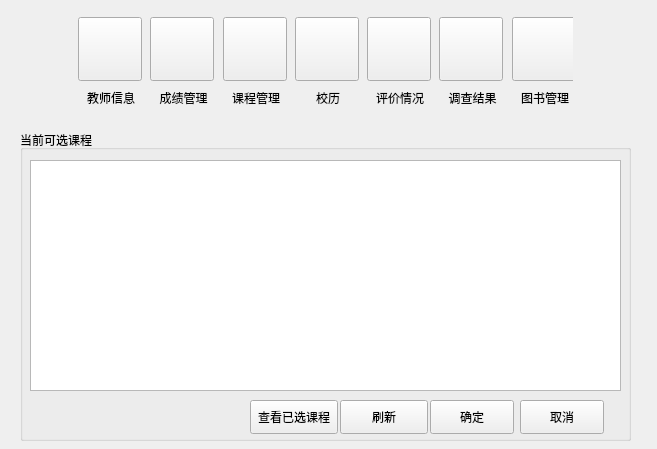
<?xml version="1.0" encoding="UTF-8"?>
<ui version="4.0">
 <class>Window</class>
 <widget class="QWidget" name="Window">
  <property name="geometry">
   <rect>
    <x>0</x>
    <y>0</y>
    <width>657</width>
    <height>449</height>
   </rect>
  </property>
  <property name="windowTitle">
   <string>Form</string>
  </property>
  <widget class="QStackedWidget" name="stackedWidget_down">
   <property name="geometry">
    <rect>
     <x>10</x>
     <y>110</y>
     <width>641</width>
     <height>341</height>
    </rect>
   </property>
   <property name="currentIndex">
    <number>2</number>
   </property>
   <widget class="QWidget" name="page_personInfo">
    <widget class="QLabel" name="label_12">
     <property name="geometry">
      <rect>
       <x>90</x>
       <y>80</y>
       <width>128</width>
       <height>128</height>
      </rect>
     </property>
     <property name="text">
      <string/>
     </property>
     <property name="pixmap">
      <pixmap resource="image.qrc">:/image/character_128px.png</pixmap>
     </property>
    </widget>
    <widget class="QPushButton" name="pushButton_8">
     <property name="geometry">
      <rect>
       <x>110</x>
       <y>270</y>
       <width>84</width>
       <height>34</height>
      </rect>
     </property>
     <property name="text">
      <string>修改头像</string>
     </property>
    </widget>
    <widget class="QPushButton" name="pushButton_5">
     <property name="geometry">
      <rect>
       <x>410</x>
       <y>270</y>
       <width>84</width>
       <height>34</height>
      </rect>
     </property>
     <property name="text">
      <string>修改资料</string>
     </property>
    </widget>
    <widget class="QWidget" name="layoutWidget">
     <property name="geometry">
      <rect>
       <x>400</x>
       <y>100</y>
       <width>99</width>
       <height>92</height>
      </rect>
     </property>
     <layout class="QGridLayout" name="gridLayout_4">
      <item row="0" column="0">
       <widget class="QLabel" name="label_15">
        <property name="text">
         <string>姓名：</string>
        </property>
       </widget>
      </item>
      <item row="0" column="1">
       <widget class="QLabel" name="label_13">
        <property name="text">
         <string>小明</string>
        </property>
       </widget>
      </item>
      <item row="1" column="0">
       <widget class="QLabel" name="label_18">
        <property name="text">
         <string>年龄：</string>
        </property>
       </widget>
      </item>
      <item row="1" column="1">
       <widget class="QLabel" name="label_16">
        <property name="text">
         <string>18</string>
        </property>
       </widget>
      </item>
      <item row="2" column="0">
       <widget class="QLabel" name="label_19">
        <property name="text">
         <string>专业：</string>
        </property>
       </widget>
      </item>
      <item row="2" column="1">
       <widget class="QLabel" name="label_17">
        <property name="text">
         <string>软件工程</string>
        </property>
       </widget>
      </item>
      <item row="3" column="0">
       <widget class="QLabel" name="label_20">
        <property name="text">
         <string>学号：</string>
        </property>
       </widget>
      </item>
      <item row="3" column="1">
       <widget class="QLabel" name="label_14">
        <property name="text">
         <string>201701</string>
        </property>
       </widget>
      </item>
     </layout>
    </widget>
   </widget>
   <widget class="QWidget" name="page_studentGrade">
    <layout class="QGridLayout" name="gridLayout_3">
     <item row="0" column="0">
      <layout class="QHBoxLayout" name="horizontalLayout_3">
       <item>
        <widget class="QLabel" name="label_11">
         <property name="text">
          <string>成绩查询：</string>
         </property>
        </widget>
       </item>
       <item>
        <widget class="QComboBox" name="comboBox_2">
         <item>
          <property name="text">
           <string>请选择学期</string>
          </property>
         </item>
         <item>
          <property name="text">
           <string>1</string>
          </property>
         </item>
         <item>
          <property name="text">
           <string>2</string>
          </property>
         </item>
         <item>
          <property name="text">
           <string>3</string>
          </property>
         </item>
         <item>
          <property name="text">
           <string>4</string>
          </property>
         </item>
        </widget>
       </item>
       <item>
        <widget class="QPushButton" name="pushButton_4">
         <property name="text">
          <string>查询</string>
         </property>
        </widget>
       </item>
      </layout>
     </item>
     <item row="1" column="0">
      <widget class="QListView" name="listView_2">
       <property name="enabled">
        <bool>true</bool>
       </property>
      </widget>
     </item>
    </layout>
   </widget>
   <widget class="QWidget" name="page_selectCourse">
    <widget class="QGroupBox" name="groupBox_4">
     <property name="geometry">
      <rect>
       <x>10</x>
       <y>20</y>
       <width>611</width>
       <height>311</height>
      </rect>
     </property>
     <property name="title">
      <string>当前可选课程</string>
     </property>
     <widget class="QTableView" name="tableView_selectCourse">
      <property name="geometry">
       <rect>
        <x>10</x>
        <y>30</y>
        <width>591</width>
        <height>231</height>
       </rect>
      </property>
     </widget>
     <widget class="QPushButton" name="pushButton_selectCourse_Cancel">
      <property name="geometry">
       <rect>
        <x>500</x>
        <y>270</y>
        <width>84</width>
        <height>34</height>
       </rect>
      </property>
      <property name="text">
       <string>取消</string>
      </property>
     </widget>
     <widget class="QPushButton" name="pushButton_selectCourse_Ok">
      <property name="geometry">
       <rect>
        <x>410</x>
        <y>270</y>
        <width>84</width>
        <height>34</height>
       </rect>
      </property>
      <property name="text">
       <string>确定</string>
      </property>
     </widget>
     <widget class="QPushButton" name="pushButton_refresh">
      <property name="geometry">
       <rect>
        <x>320</x>
        <y>270</y>
        <width>88</width>
        <height>34</height>
       </rect>
      </property>
      <property name="text">
       <string>刷新</string>
      </property>
     </widget>
     <widget class="QPushButton" name="pushButton_checkHasSelected">
      <property name="geometry">
       <rect>
        <x>230</x>
        <y>270</y>
        <width>88</width>
        <height>34</height>
       </rect>
      </property>
      <property name="text">
       <string>查看已选课程</string>
      </property>
     </widget>
    </widget>
   </widget>
   <widget class="QWidget" name="page_schoolCalendar">
    <widget class="QLabel" name="label">
     <property name="geometry">
      <rect>
       <x>190</x>
       <y>100</y>
       <width>91</width>
       <height>18</height>
      </rect>
     </property>
     <property name="text">
      <string>校历功能待完善</string>
     </property>
    </widget>
   </widget>
   <widget class="QWidget" name="page_evaluateTeacher">
    <widget class="QLabel" name="label_2">
     <property name="geometry">
      <rect>
       <x>190</x>
       <y>100</y>
       <width>121</width>
       <height>18</height>
      </rect>
     </property>
     <property name="text">
      <string>评辅导员功能待完善</string>
     </property>
    </widget>
   </widget>
   <widget class="QWidget" name="page_questionnairSurvey">
    <widget class="QLabel" name="label_3">
     <property name="geometry">
      <rect>
       <x>190</x>
       <y>100</y>
       <width>131</width>
       <height>18</height>
      </rect>
     </property>
     <property name="text">
      <string>问卷调查功能待完善</string>
     </property>
    </widget>
   </widget>
   <widget class="QWidget" name="page_library">
    <widget class="QLabel" name="label_4">
     <property name="geometry">
      <rect>
       <x>207</x>
       <y>100</y>
       <width>111</width>
       <height>20</height>
      </rect>
     </property>
     <property name="text">
      <string>图书馆功能待完善</string>
     </property>
    </widget>
   </widget>
   <widget class="QWidget" name="page_teacherinfo">
    <widget class="QLabel" name="label_21">
     <property name="geometry">
      <rect>
       <x>200</x>
       <y>100</y>
       <width>121</width>
       <height>18</height>
      </rect>
     </property>
     <property name="text">
      <string>教师信息功能待完善</string>
     </property>
    </widget>
   </widget>
   <widget class="QWidget" name="page_gradeManager">
    <widget class="QLabel" name="label_10">
     <property name="geometry">
      <rect>
       <x>200</x>
       <y>100</y>
       <width>121</width>
       <height>18</height>
      </rect>
     </property>
     <property name="text">
      <string>成绩管理功能待完善</string>
     </property>
    </widget>
   </widget>
   <widget class="QWidget" name="page_selectResult">
    <widget class="QGroupBox" name="groupBox">
     <property name="geometry">
      <rect>
       <x>0</x>
       <y>10</y>
       <width>231</width>
       <height>171</height>
      </rect>
     </property>
     <property name="title">
      <string>添加课程</string>
     </property>
     <widget class="QLabel" name="label_selectSemester">
      <property name="geometry">
       <rect>
        <x>8</x>
        <y>34</y>
        <width>65</width>
        <height>18</height>
       </rect>
      </property>
      <property name="text">
       <string>选择学期：</string>
      </property>
     </widget>
     <widget class="QComboBox" name="comboBox">
      <property name="geometry">
       <rect>
        <x>79</x>
        <y>31</y>
        <width>144</width>
        <height>31</height>
       </rect>
      </property>
      <item>
       <property name="text">
        <string>第一学期</string>
       </property>
      </item>
      <item>
       <property name="text">
        <string>第二学期</string>
       </property>
      </item>
      <item>
       <property name="text">
        <string>第三学期</string>
       </property>
      </item>
      <item>
       <property name="text">
        <string>第四学期</string>
       </property>
      </item>
     </widget>
     <widget class="QLabel" name="label_courseName">
      <property name="geometry">
       <rect>
        <x>8</x>
        <y>68</y>
        <width>65</width>
        <height>18</height>
       </rect>
      </property>
      <property name="text">
       <string>课程名称：</string>
      </property>
     </widget>
     <widget class="QLineEdit" name="lineEdit_courseName">
      <property name="geometry">
       <rect>
        <x>79</x>
        <y>68</y>
        <width>144</width>
        <height>28</height>
       </rect>
      </property>
     </widget>
     <widget class="QLabel" name="label_courseTeacher">
      <property name="geometry">
       <rect>
        <x>8</x>
        <y>102</y>
        <width>65</width>
        <height>18</height>
       </rect>
      </property>
      <property name="text">
       <string>授课老师：</string>
      </property>
     </widget>
     <widget class="QLineEdit" name="lineEdit_courseTeacher">
      <property name="geometry">
       <rect>
        <x>79</x>
        <y>102</y>
        <width>144</width>
        <height>28</height>
       </rect>
      </property>
     </widget>
     <widget class="QLabel" name="label_studentCapacity">
      <property name="geometry">
       <rect>
        <x>8</x>
        <y>136</y>
        <width>65</width>
        <height>18</height>
       </rect>
      </property>
      <property name="text">
       <string>学生容量：</string>
      </property>
     </widget>
     <widget class="QSpinBox" name="studentCapacity">
      <property name="geometry">
       <rect>
        <x>79</x>
        <y>136</y>
        <width>54</width>
        <height>27</height>
       </rect>
      </property>
     </widget>
     <widget class="QPushButton" name="addCourse">
      <property name="geometry">
       <rect>
        <x>139</x>
        <y>136</y>
        <width>84</width>
        <height>31</height>
       </rect>
      </property>
      <property name="text">
       <string>确认</string>
      </property>
     </widget>
    </widget>
    <widget class="QGroupBox" name="groupBox_2">
     <property name="geometry">
      <rect>
       <x>0</x>
       <y>190</y>
       <width>231</width>
       <height>131</height>
      </rect>
     </property>
     <property name="title">
      <string>删除课程</string>
     </property>
     <layout class="QGridLayout" name="gridLayout_9">
      <item row="0" column="0">
       <widget class="QLabel" name="label_courseName2">
        <property name="layoutDirection">
         <enum>Qt::LeftToRight</enum>
        </property>
        <property name="text">
         <string>课程名称：</string>
        </property>
        <property name="alignment">
         <set>Qt::AlignCenter</set>
        </property>
       </widget>
      </item>
      <item row="0" column="1" colspan="2">
       <widget class="QLineEdit" name="lineEdit_courseName2"/>
      </item>
      <item row="1" column="0">
       <widget class="QPushButton" name="pushButton_inquiry">
        <property name="text">
         <string>查询</string>
        </property>
       </widget>
      </item>
      <item row="1" column="1">
       <widget class="QPushButton" name="pushButton_delete">
        <property name="text">
         <string>删除</string>
        </property>
       </widget>
      </item>
      <item row="1" column="2">
       <widget class="QPushButton" name="pushButton_modify">
        <property name="text">
         <string>修改</string>
        </property>
       </widget>
      </item>
     </layout>
    </widget>
    <widget class="QGroupBox" name="groupBox_3">
     <property name="geometry">
      <rect>
       <x>240</x>
       <y>10</y>
       <width>401</width>
       <height>301</height>
      </rect>
     </property>
     <property name="title">
      <string>查看当前课程</string>
     </property>
     <widget class="QTableView" name="tableView_allCourse">
      <property name="geometry">
       <rect>
        <x>10</x>
        <y>30</y>
        <width>371</width>
        <height>261</height>
       </rect>
      </property>
     </widget>
    </widget>
   </widget>
   <widget class="QWidget" name="page_schoolcalendar_2">
    <widget class="QLabel" name="label_8">
     <property name="geometry">
      <rect>
       <x>210</x>
       <y>110</y>
       <width>101</width>
       <height>18</height>
      </rect>
     </property>
     <property name="text">
      <string>校历功能待完善</string>
     </property>
    </widget>
   </widget>
   <widget class="QWidget" name="page_evaluateResult">
    <widget class="QLabel" name="label_7">
     <property name="geometry">
      <rect>
       <x>230</x>
       <y>120</y>
       <width>151</width>
       <height>18</height>
      </rect>
     </property>
     <property name="text">
      <string>评价情况功能待完善</string>
     </property>
    </widget>
   </widget>
   <widget class="QWidget" name="page_viewResult">
    <widget class="QLabel" name="label_6">
     <property name="geometry">
      <rect>
       <x>190</x>
       <y>110</y>
       <width>131</width>
       <height>18</height>
      </rect>
     </property>
     <property name="text">
      <string>调查结果功能待完善</string>
     </property>
    </widget>
   </widget>
   <widget class="QWidget" name="page_bookManager">
    <widget class="QLabel" name="label_5">
     <property name="geometry">
      <rect>
       <x>200</x>
       <y>90</y>
       <width>91</width>
       <height>18</height>
      </rect>
     </property>
     <property name="text">
      <string>图书管理功能待完善</string>
     </property>
    </widget>
   </widget>
  </widget>
  <widget class="QWidget" name="layoutWidget">
   <property name="geometry">
    <rect>
     <x>20</x>
     <y>10</y>
     <width>604</width>
     <height>104</height>
    </rect>
   </property>
   <layout class="QHBoxLayout" name="horizontalLayoutt_up">
    <item>
     <spacer name="horizontalSpacer">
      <property name="orientation">
       <enum>Qt::Horizontal</enum>
      </property>
      <property name="sizeHint" stdset="0">
       <size>
        <width>40</width>
        <height>20</height>
       </size>
      </property>
     </spacer>
    </item>
    <item>
     <widget class="QStackedWidget" name="stackedWidget_up">
      <property name="layoutDirection">
       <enum>Qt::LeftToRight</enum>
      </property>
      <property name="currentIndex">
       <number>1</number>
      </property>
      <widget class="QWidget" name="page_studentInterfacr">
       <layout class="QGridLayout" name="gridLayout">
        <item row="0" column="3">
         <layout class="QVBoxLayout" name="schoolCalendarLayout">
          <item>
           <widget class="QPushButton" name="schoolCalendar">
            <property name="enabled">
             <bool>true</bool>
            </property>
            <property name="minimumSize">
             <size>
              <width>64</width>
              <height>64</height>
             </size>
            </property>
            <property name="maximumSize">
             <size>
              <width>64</width>
              <height>64</height>
             </size>
            </property>
            <property name="styleSheet">
             <string notr="true">border-image:url(:/image/school_calendar_128px.png);</string>
            </property>
            <property name="text">
             <string/>
            </property>
           </widget>
          </item>
          <item>
           <widget class="QLabel" name="schoolCalendarLabel">
            <property name="text">
             <string>校历</string>
            </property>
            <property name="alignment">
             <set>Qt::AlignCenter</set>
            </property>
           </widget>
          </item>
         </layout>
        </item>
        <item row="0" column="4">
         <layout class="QVBoxLayout" name="evaluateTeacherLayout">
          <item>
           <widget class="QPushButton" name="evaluateTeacher">
            <property name="minimumSize">
             <size>
              <width>64</width>
              <height>64</height>
             </size>
            </property>
            <property name="maximumSize">
             <size>
              <width>64</width>
              <height>64</height>
             </size>
            </property>
            <property name="styleSheet">
             <string notr="true">border-image:url(:/image/evaluateTeacher_128px.png)</string>
            </property>
            <property name="text">
             <string/>
            </property>
           </widget>
          </item>
          <item>
           <widget class="QLabel" name="evaluateTeacherLabel">
            <property name="text">
             <string>评辅导员</string>
            </property>
            <property name="alignment">
             <set>Qt::AlignCenter</set>
            </property>
            <property name="buddy">
             <cstring>evaluateTeacher</cstring>
            </property>
           </widget>
          </item>
         </layout>
        </item>
        <item row="0" column="6">
         <layout class="QVBoxLayout" name="libraryLayout">
          <item>
           <widget class="QPushButton" name="library">
            <property name="minimumSize">
             <size>
              <width>64</width>
              <height>64</height>
             </size>
            </property>
            <property name="maximumSize">
             <size>
              <width>64</width>
              <height>64</height>
             </size>
            </property>
            <property name="styleSheet">
             <string notr="true">border-image:url(:/image/library_128px.png)</string>
            </property>
            <property name="text">
             <string/>
            </property>
           </widget>
          </item>
          <item>
           <widget class="QLabel" name="libraryLabel">
            <property name="text">
             <string>图书馆</string>
            </property>
            <property name="alignment">
             <set>Qt::AlignCenter</set>
            </property>
            <property name="buddy">
             <cstring>library</cstring>
            </property>
           </widget>
          </item>
         </layout>
        </item>
        <item row="0" column="0">
         <layout class="QVBoxLayout" name="personInfoLayout">
          <item>
           <widget class="QPushButton" name="personInfo">
            <property name="minimumSize">
             <size>
              <width>64</width>
              <height>64</height>
             </size>
            </property>
            <property name="maximumSize">
             <size>
              <width>64</width>
              <height>64</height>
             </size>
            </property>
            <property name="font">
             <font>
              <weight>50</weight>
              <bold>false</bold>
             </font>
            </property>
            <property name="autoFillBackground">
             <bool>false</bool>
            </property>
            <property name="styleSheet">
             <string notr="true">border-image:url(:/image/info_128px.png)</string>
            </property>
            <property name="text">
             <string/>
            </property>
            <property name="autoDefault">
             <bool>false</bool>
            </property>
            <property name="default">
             <bool>false</bool>
            </property>
            <property name="flat">
             <bool>false</bool>
            </property>
           </widget>
          </item>
          <item>
           <widget class="QLabel" name="personInfoLabel">
            <property name="text">
             <string> 个人信息</string>
            </property>
            <property name="alignment">
             <set>Qt::AlignCenter</set>
            </property>
            <property name="buddy">
             <cstring>personInfo</cstring>
            </property>
           </widget>
          </item>
         </layout>
        </item>
        <item row="0" column="5">
         <layout class="QVBoxLayout" name="questionnairSurveyLayout">
          <item>
           <widget class="QPushButton" name="questionnairSurvey">
            <property name="minimumSize">
             <size>
              <width>64</width>
              <height>64</height>
             </size>
            </property>
            <property name="maximumSize">
             <size>
              <width>64</width>
              <height>64</height>
             </size>
            </property>
            <property name="styleSheet">
             <string notr="true">border-image:url(:/image/questionnaire_128px.png)</string>
            </property>
            <property name="text">
             <string/>
            </property>
           </widget>
          </item>
          <item>
           <widget class="QLabel" name="questionnairSurveyLabel">
            <property name="text">
             <string>问卷调查</string>
            </property>
            <property name="alignment">
             <set>Qt::AlignCenter</set>
            </property>
            <property name="buddy">
             <cstring>questionnairSurvey</cstring>
            </property>
           </widget>
          </item>
         </layout>
        </item>
        <item row="0" column="2">
         <layout class="QVBoxLayout" name="selectCourseLayout">
          <item>
           <widget class="QPushButton" name="selectCourse">
            <property name="minimumSize">
             <size>
              <width>64</width>
              <height>64</height>
             </size>
            </property>
            <property name="maximumSize">
             <size>
              <width>64</width>
              <height>64</height>
             </size>
            </property>
            <property name="styleSheet">
             <string notr="true">border-image:url(:/image/lesson_128px.png);</string>
            </property>
            <property name="text">
             <string/>
            </property>
           </widget>
          </item>
          <item>
           <widget class="QLabel" name="selectCourselabel">
            <property name="text">
             <string>网上选课</string>
            </property>
            <property name="alignment">
             <set>Qt::AlignCenter</set>
            </property>
           </widget>
          </item>
         </layout>
        </item>
        <item row="0" column="1">
         <layout class="QVBoxLayout" name="studentGradeLayout">
          <item>
           <widget class="QPushButton" name="studentGrade">
            <property name="minimumSize">
             <size>
              <width>64</width>
              <height>64</height>
             </size>
            </property>
            <property name="maximumSize">
             <size>
              <width>64</width>
              <height>64</height>
             </size>
            </property>
            <property name="styleSheet">
             <string notr="true">border-image:url(:/image/grades_128px.png)</string>
            </property>
            <property name="text">
             <string/>
            </property>
           </widget>
          </item>
          <item>
           <widget class="QLabel" name="studentGradelabel">
            <property name="text">
             <string>成绩查询</string>
            </property>
            <property name="alignment">
             <set>Qt::AlignCenter</set>
            </property>
            <property name="buddy">
             <cstring>studentGrade</cstring>
            </property>
           </widget>
          </item>
         </layout>
        </item>
       </layout>
      </widget>
      <widget class="QWidget" name="page_teacherInterface">
       <widget class="QWidget" name="layoutWidget">
        <property name="geometry">
         <rect>
          <x>7</x>
          <y>7</y>
          <width>500</width>
          <height>92</height>
         </rect>
        </property>
        <layout class="QGridLayout" name="gridLayout_6">
         <item row="0" column="0">
          <layout class="QVBoxLayout" name="teacherinfoLayout">
           <item>
            <widget class="QPushButton" name="teacherinfo">
             <property name="minimumSize">
              <size>
               <width>64</width>
               <height>64</height>
              </size>
             </property>
             <property name="maximumSize">
              <size>
               <width>64</width>
               <height>64</height>
              </size>
             </property>
             <property name="styleSheet">
              <string notr="true">border-image:url(:/image/teacherInfo_128px.png)</string>
             </property>
             <property name="text">
              <string/>
             </property>
            </widget>
           </item>
           <item>
            <widget class="QLabel" name="teacherinfoLabel">
             <property name="text">
              <string>教师信息</string>
             </property>
             <property name="alignment">
              <set>Qt::AlignCenter</set>
             </property>
            </widget>
           </item>
          </layout>
         </item>
         <item row="0" column="1">
          <layout class="QVBoxLayout" name="gradeManagerLayout">
           <item>
            <widget class="QPushButton" name="gradeManager">
             <property name="minimumSize">
              <size>
               <width>64</width>
               <height>64</height>
              </size>
             </property>
             <property name="maximumSize">
              <size>
               <width>64</width>
               <height>64</height>
              </size>
             </property>
             <property name="styleSheet">
              <string notr="true">border-image: url(:/image/gradeManager_128px.png);</string>
             </property>
             <property name="text">
              <string/>
             </property>
            </widget>
           </item>
           <item>
            <widget class="QLabel" name="gradeManagerLabel">
             <property name="text">
              <string>成绩管理</string>
             </property>
             <property name="alignment">
              <set>Qt::AlignCenter</set>
             </property>
            </widget>
           </item>
          </layout>
         </item>
         <item row="0" column="2">
          <layout class="QVBoxLayout" name="selectResultLayout">
           <item>
            <widget class="QPushButton" name="selectResult">
             <property name="minimumSize">
              <size>
               <width>64</width>
               <height>64</height>
              </size>
             </property>
             <property name="maximumSize">
              <size>
               <width>64</width>
               <height>64</height>
              </size>
             </property>
             <property name="styleSheet">
              <string notr="true">border-image: url(:/image/courseChoose_128px.png);</string>
             </property>
             <property name="text">
              <string/>
             </property>
            </widget>
           </item>
           <item>
            <widget class="QLabel" name="selectResultLabel">
             <property name="text">
              <string>课程管理</string>
             </property>
             <property name="alignment">
              <set>Qt::AlignCenter</set>
             </property>
            </widget>
           </item>
          </layout>
         </item>
         <item row="0" column="3">
          <layout class="QVBoxLayout" name="schoolcalendarLayout_2">
           <item>
            <widget class="QPushButton" name="schoolcalendar_2">
             <property name="minimumSize">
              <size>
               <width>64</width>
               <height>64</height>
              </size>
             </property>
             <property name="maximumSize">
              <size>
               <width>64</width>
               <height>64</height>
              </size>
             </property>
             <property name="styleSheet">
              <string notr="true">border-image: url(:/image/school_calendar_128px.png);</string>
             </property>
             <property name="text">
              <string/>
             </property>
            </widget>
           </item>
           <item>
            <widget class="QLabel" name="schoolcalendarLabel_2">
             <property name="text">
              <string>校历</string>
             </property>
             <property name="alignment">
              <set>Qt::AlignCenter</set>
             </property>
            </widget>
           </item>
          </layout>
         </item>
         <item row="0" column="4">
          <layout class="QVBoxLayout" name="evaluateResultLayout">
           <item>
            <widget class="QPushButton" name="evaluateResult">
             <property name="minimumSize">
              <size>
               <width>64</width>
               <height>64</height>
              </size>
             </property>
             <property name="maximumSize">
              <size>
               <width>64</width>
               <height>64</height>
              </size>
             </property>
             <property name="styleSheet">
              <string notr="true">border-image: url(:/image/evaluateResult_64px.png);</string>
             </property>
             <property name="text">
              <string/>
             </property>
            </widget>
           </item>
           <item>
            <widget class="QLabel" name="evaluateResultLabel">
             <property name="text">
              <string>评价情况</string>
             </property>
             <property name="alignment">
              <set>Qt::AlignCenter</set>
             </property>
            </widget>
           </item>
          </layout>
         </item>
         <item row="0" column="5">
          <layout class="QVBoxLayout" name="viewResultLayout">
           <item>
            <widget class="QPushButton" name="viewResult">
             <property name="minimumSize">
              <size>
               <width>64</width>
               <height>64</height>
              </size>
             </property>
             <property name="maximumSize">
              <size>
               <width>64</width>
               <height>64</height>
              </size>
             </property>
             <property name="styleSheet">
              <string notr="true">border-image: url(:/image/View_Results_64px_.png);</string>
             </property>
             <property name="text">
              <string/>
             </property>
            </widget>
           </item>
           <item>
            <widget class="QLabel" name="viewResultLabel">
             <property name="text">
              <string>调查结果</string>
             </property>
             <property name="alignment">
              <set>Qt::AlignCenter</set>
             </property>
            </widget>
           </item>
          </layout>
         </item>
         <item row="0" column="6">
          <layout class="QVBoxLayout" name="bookManagerLayout">
           <item>
            <widget class="QPushButton" name="bookManager">
             <property name="minimumSize">
              <size>
               <width>64</width>
               <height>64</height>
              </size>
             </property>
             <property name="maximumSize">
              <size>
               <width>64</width>
               <height>64</height>
              </size>
             </property>
             <property name="styleSheet">
              <string notr="true">border-image: url(:/image/libraryManager_128px.png);</string>
             </property>
             <property name="text">
              <string/>
             </property>
            </widget>
           </item>
           <item>
            <widget class="QLabel" name="bookManagerLabel">
             <property name="text">
              <string>图书管理</string>
             </property>
             <property name="alignment">
              <set>Qt::AlignCenter</set>
             </property>
            </widget>
           </item>
          </layout>
         </item>
        </layout>
       </widget>
      </widget>
     </widget>
    </item>
    <item>
     <spacer name="horizontalSpacer_2">
      <property name="orientation">
       <enum>Qt::Horizontal</enum>
      </property>
      <property name="sizeHint" stdset="0">
       <size>
        <width>40</width>
        <height>20</height>
       </size>
      </property>
     </spacer>
    </item>
   </layout>
  </widget>
 </widget>
 <resources>
  <include location="image.qrc"/>
 </resources>
 <connections/>
</ui>
